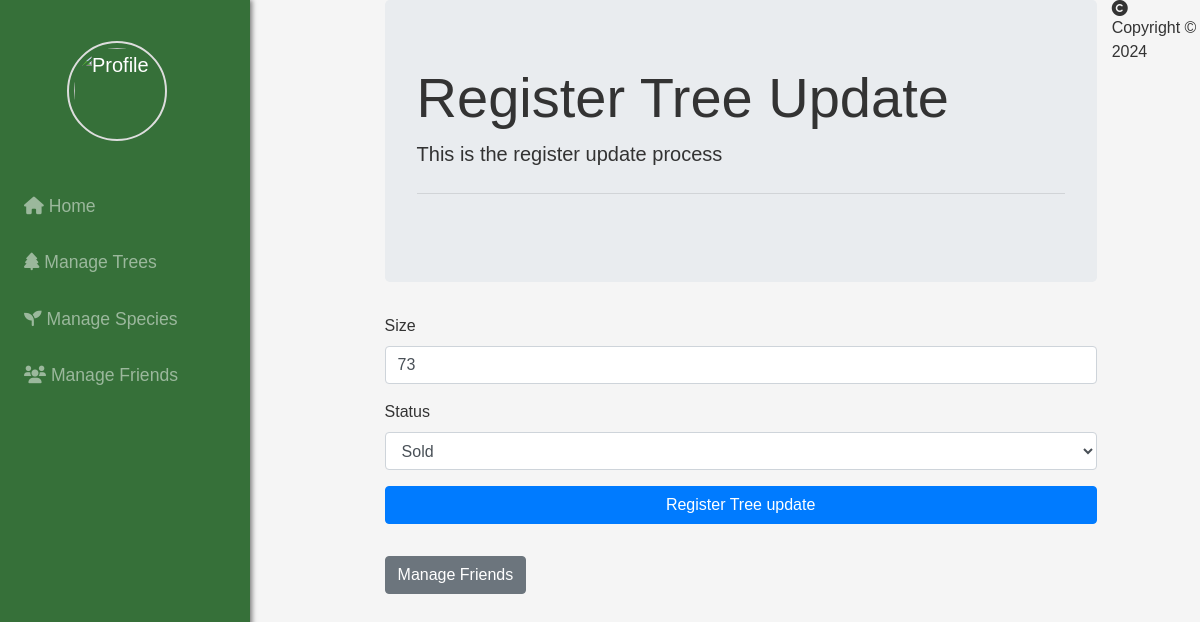
The app's page /administrator/register_tree_update.php?id=2, older data.
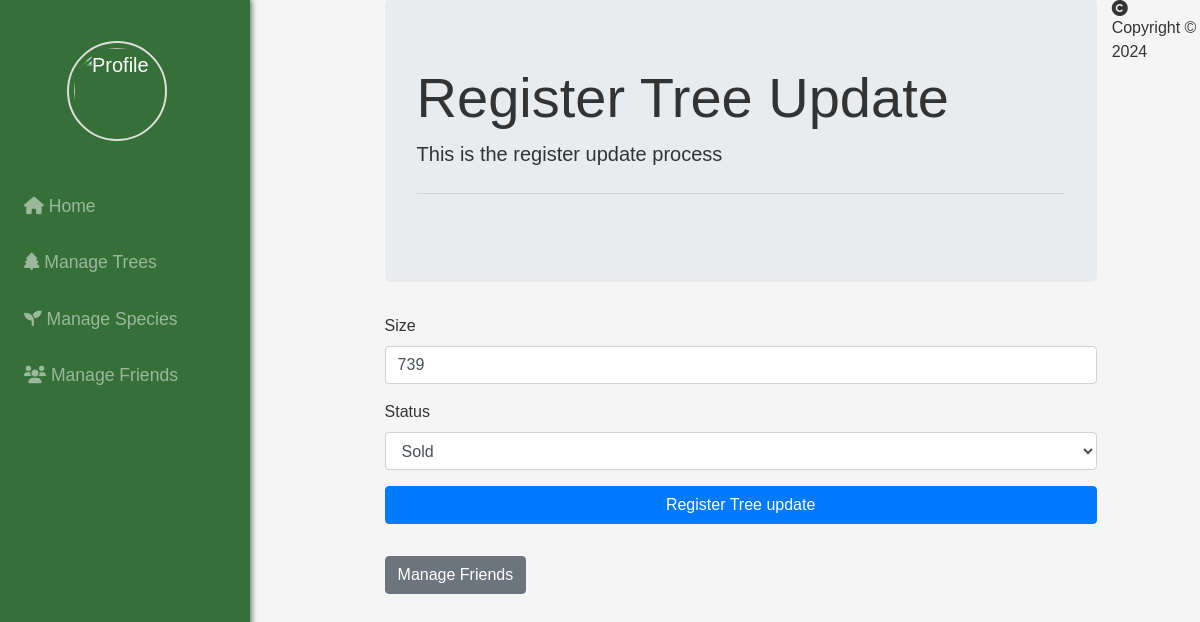
The same page, newer data.
### tables this page shows
CREATE TABLE `trees` (
  `Id_Tree` int(11) NOT NULL,
  `Specie_Id` int(11) DEFAULT NULL,
  `Location` varchar(255) NOT NULL,
  `Size` int(11) NOT NULL,
  `StatusT` int(1) NOT NULL DEFAULT 1,
  `Price` decimal(10,2) NOT NULL,
  `Photo_Path` varchar(255) DEFAULT NULL
);

### utils/administrator/admin_functions.php (called while the page is built, shortened)
<?php
function getConnection(): bool|mysqli {
    $servername = "localhost";
    $username   = "root";
    $password   = "";
    $dbname     = "mytrees";
    try {
        $conn = new mysqli($servername, $username, $password, $dbname, 3306);
        return $conn;
    } catch (Exception $e) {
        echo "Error de conexión: " . $e->getMessage();
        return false;
    }
}
function getTreeById($id_tree): array {
    $conn = getConnection();
    $trees = [];
    if ($conn) {
        $query = "
            SELECT Id_Tree, Specie_Id, Location, Size, StatusT, Price, Photo_Path
            FROM trees
            WHERE Id_Tree = ?
        ";
        $stmt = mysqli_prepare($conn, $query);
        mysqli_stmt_bind_param($stmt, 'i', $id_tree);
        mysqli_stmt_execute($stmt);
        $result = mysqli_stmt_get_result($stmt);
        if ($result) {
            while ($row = mysqli_fetch_assoc($result)) {
                $trees[] = [
                    'Id_Tree'       => $row['Id_Tree'],
                    'Specie_Id'     => $row['Specie_Id'],
                    'Location'      => $row['Location'],
                    'Size'          => $row['Size'],
                    'StatusT'       => $row['StatusT'],
                    'Price'         => $row['Price'],
                    'Photo_Path'    => $row['Photo_Path'],
                ];
            }
        } else {
            echo "Query error: " . mysqli_error($conn);
        }
    } else {
        echo "Connection error: " . mysqli_connect_error();
    }
    return $trees;
}

### administrator/register_tree_update.php (the view, shortened to what this page needs)
<?php
require_once(__DIR__ . '/../utils/administrator/admin_functions.php');
    $tree = null;
    if (isset($_GET['id'])) {
        $id_tree = (int)$_GET['id'];
        $treeID = getTreeById($id_tree);
        if (!is_array($treeID) || empty($treeID)) {
            die("Tree not found.");
        } else {
            $tree = $treeID[0];
        }
    }
?>
<?php require('../inc/header_admin.php')?>
<div class="container-fluid">
    <div class="jumbotron">
        <h1 class="display-4">Register Tree Update</h1>
        <p class="lead">This is the register update process</p>
        <hr class="my-4">
    </div>
    <form method="post" action="../actions/administrator/register_tree_update.php">
        <div class="form-group">
            <label for="size">Size</label>
            <input id="size" class="form-control" type="number" name="size" value="<?php echo htmlspecialchars($tree['Size']); ?>">
        </div>
        <div class="form-group">
            <label for="statusT">Status</label>
            <select id="statusT" class="form-control" name="statusT">
                <option value="0" <?php echo (isset($tree['StatusT']) && $tree['StatusT'] == 0) ? 'selected' : ''; ?>>Sold</option>
            </select>
        </div>
        <button type="submit" class="btn btn-primary"> Register Tree update </button>
    </form>
    <a href="../administrator/manage_friends.php" class="btn btn-secondary mt-3">Manage Friends</a>
</div>
<?php require('../inc/footer.php'); ?>

Row changes from the older to the newer data that the page shows:
changed trees "Sold": size "73" → "739"
